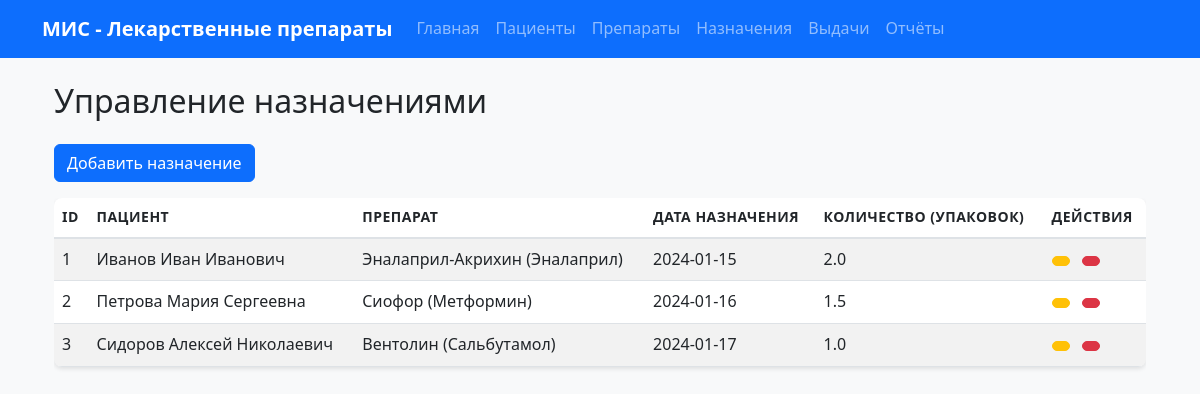
Before: /prescriptions with the older database file.
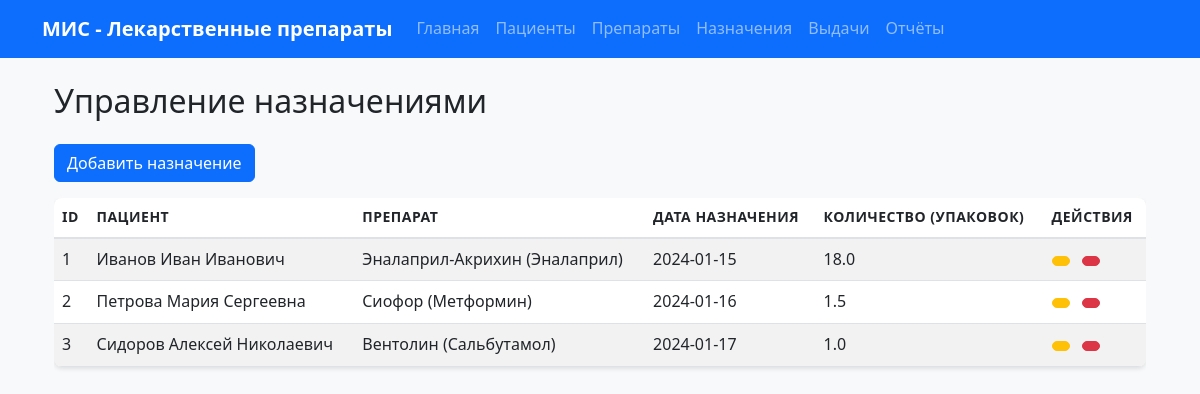
After: the same page with the newer database file.
### tables this page shows
CREATE TABLE prescriptions (
            prescription_id INTEGER PRIMARY KEY AUTOINCREMENT,
            patient_id INTEGER NOT NULL,
            medicine_id INTEGER NOT NULL,
            prescription_date DATE NOT NULL,
            quantity_packs REAL NOT NULL,
            daily_dose REAL,
            treatment_days INTEGER,
            created_at TIMESTAMP DEFAULT CURRENT_TIMESTAMP,
            updated_at TIMESTAMP DEFAULT CURRENT_TIMESTAMP,
            FOREIGN KEY (patient_id) REFERENCES patients (patient_id),
            FOREIGN KEY (medicine_id) REFERENCES medicines (medicine_id)
        );

### routes.py (the view)
    @app.route("/prescriptions")
    def prescriptions():
        prescriptions = Prescription.get_all()
        patients = Patient.get_all()
        medicines = Medicine.get_all()
        return render_template("prescriptions.html",
                             prescriptions=prescriptions,
                             patients=patients,
                             medicines=medicines)

### database.py (called while the page is built)
def get_db():
    if 'db' not in g:
        g.db = sqlite3.connect(current_app.config['DATABASE_PATH'])
        g.db.row_factory = sqlite3.Row
    return g.db

def execute_query(query, params=None):
    db = get_db()
    if params:
        cursor = db.execute(query, params)
    else:
        cursor = db.execute(query)
    return cursor

def fetch_all(query, params=None):
    cursor = execute_query(query, params)
    return cursor.fetchall()

### models.py (called while the page is built)
    @staticmethod
    def get_all():
        query = "SELECT * FROM patients"
        rows = fetch_all(query)
        return [Patient(patient_id=row["patient_id"], fio=row["fio"], birth_year=row["birth_year"], diagnosis=row["diagnosis"], attending_doctor=row["attending_doctor"]) for row in rows]

### templates/prescriptions.html (shortened to what this page needs)
{% extends "base.html" %}
{% block content %}
<div class="container mt-4">
    <h2 class="mb-4">Управление назначениями</h2>
    <a href="{{ url_for("add_prescription") }}" class="btn btn-primary mb-3">Добавить назначение</a>
    <div class="table-responsive">
        <table class="table table-striped table-hover">
            <thead>
                <tr>
                    <th>ID</th>
                    <th>Пациент</th>
                    <th>Препарат</th>
                    <th>Дата назначения</th>
                    <th>Количество (упаковок)</th>
                    <th>Действия</th>
                </tr>
            </thead>
            <tbody>
                {% for prescription in prescriptions %}
                <tr>
                    <td>{{ prescription.prescription_id }}</td>
                    <td>
                        {% for patient in patients %}
                            {% if patient.patient_id == prescription.patient_id %}
                                {{ patient.fio }}
                            {% endif %}
                        {% endfor %}
                    </td>
                    <td>
                        {% for medicine in medicines %}
                            {% if medicine.medicine_id == prescription.medicine_id %}
                                {{ medicine.trade_name_vk }} ({{ medicine.standardized_mnn }})
                            {% endif %}
                        {% endfor %}
                    </td>
                    <td>{{ prescription.prescription_date }}</td>
                    <td>{{ prescription.quantity_packs }}</td>
                    <td>
                        <a href="{{ url_for("edit_prescription", prescription_id=prescription.prescription_id) }}" class="btn btn-sm btn-warning me-2" title="Редактировать">
                        </a>
                        <form action="{{ url_for("delete_prescription", prescription_id=prescription.prescription_id) }}" method="POST" class="d-inline">
                            <button type="submit" class="btn btn-sm btn-danger" title="Удалить" onclick="return confirm("Вы уверены, что хотите удалить это назначение?");">
                            </button>
                        </form>
                    </td>
                </tr>
                {% else %}
                <tr>
                    <td colspan="6" class="text-center">Назначения пока не добавлены.</td>
                </tr>
                {% endfor %}
            </tbody>
        </table>
    </div>
</div>
{% endblock %}

Changed rows visible on the page:
changed prescriptions id 1: quantity_packs "2.0" → "18.0"
